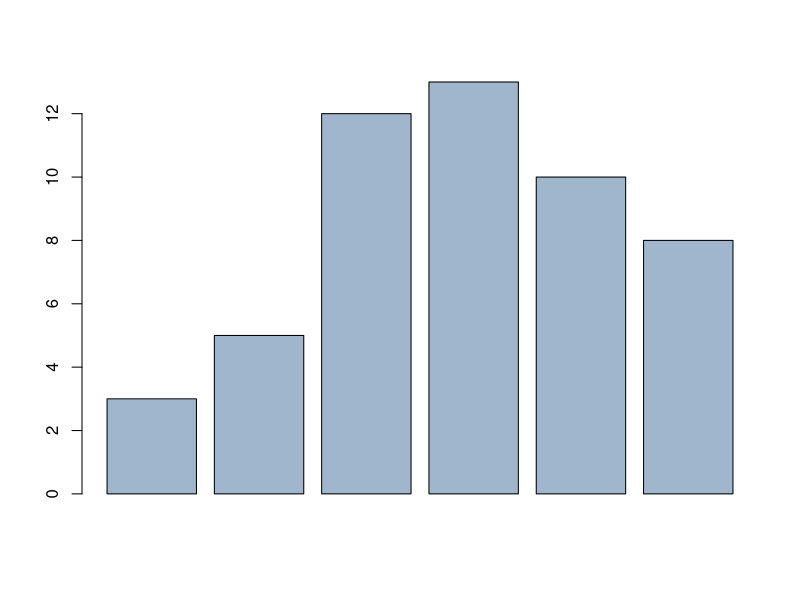
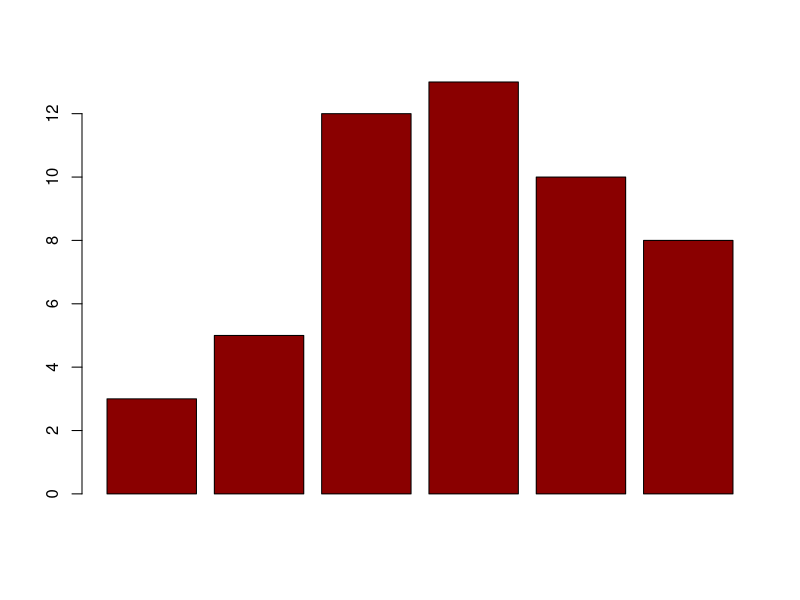
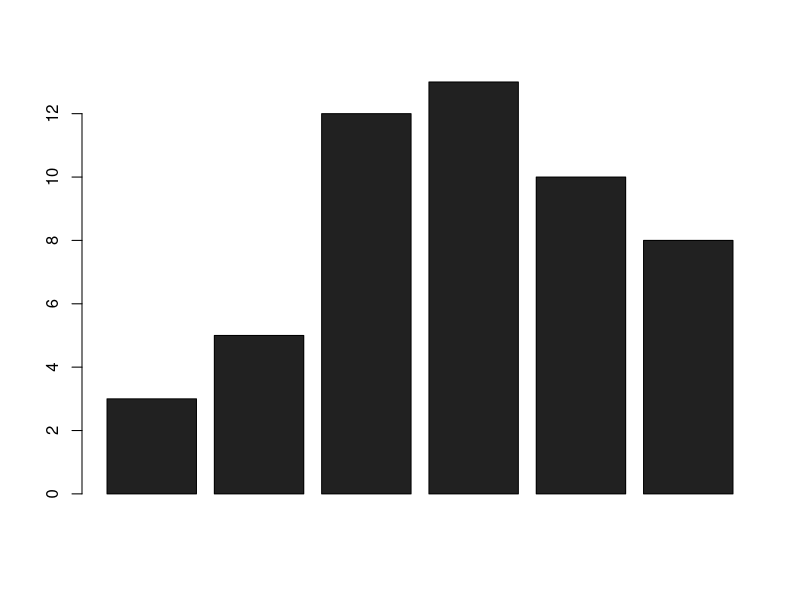
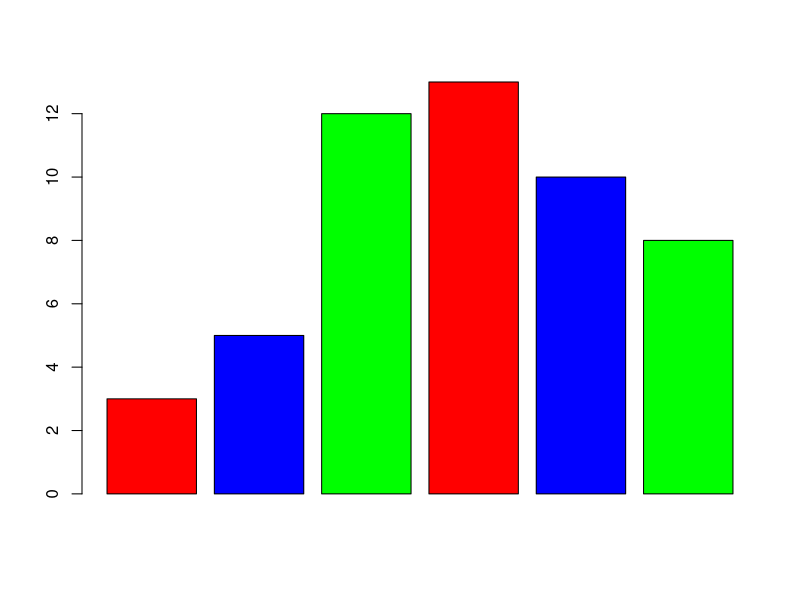
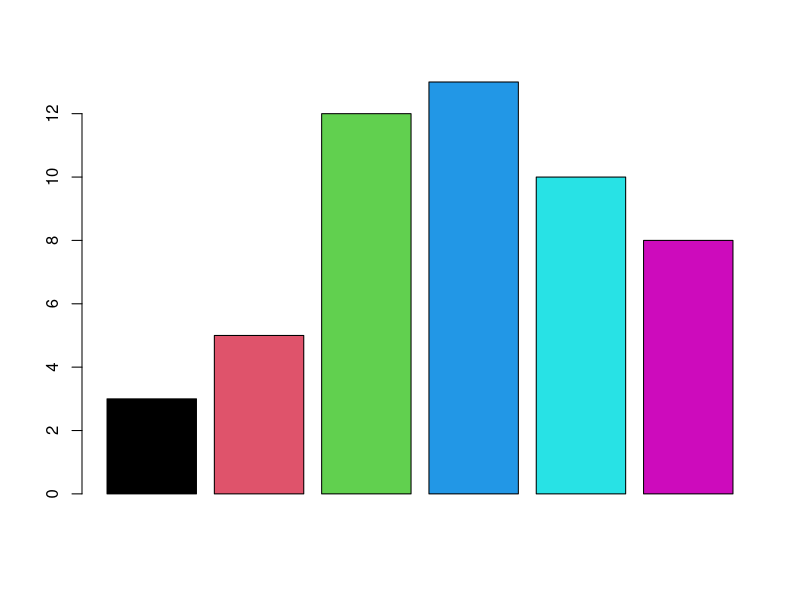
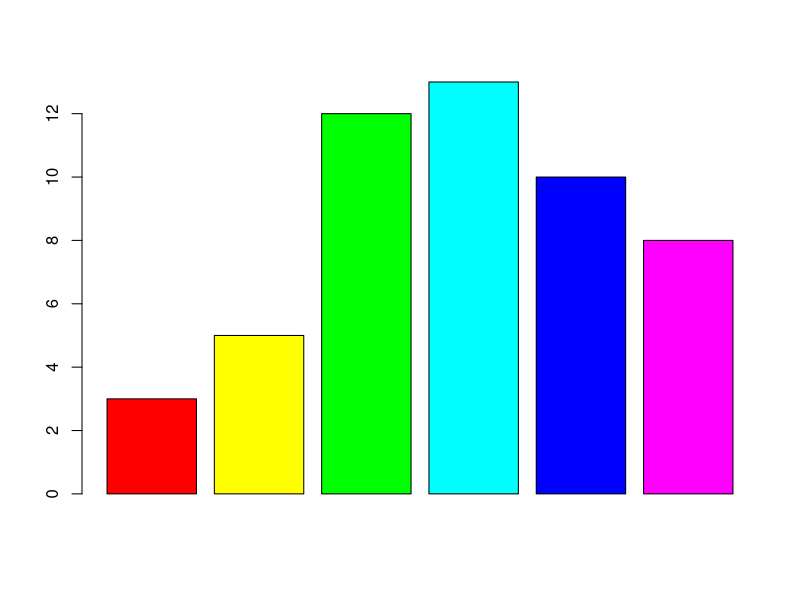
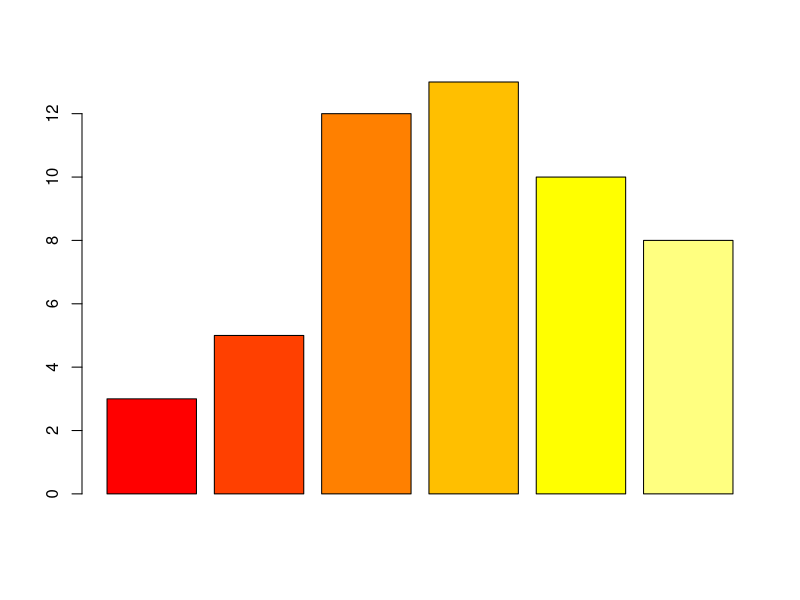
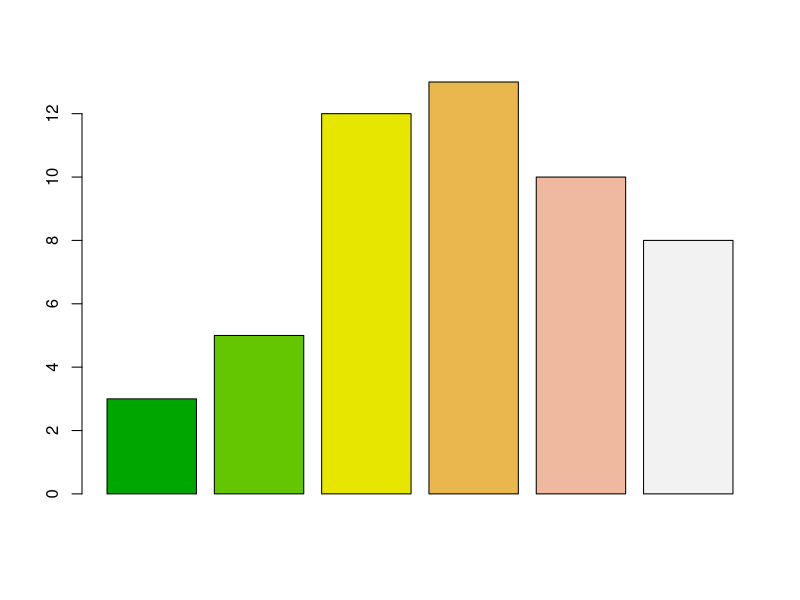

These charts were generated, in order, by the following R code:
#barplots with color

x <- c(3,5,12,13, 10, 8)
#name
barplot(x,col="slategray3")
#rgb
barplot(x, col = rgb(.54,.0,.0))
#hex
barplot(x,col="#212121")
#color cycle
barplot(x, col=c("red","blue","green"))

help(package = colorspace)
palette()
barplot(x, col = 1:6)
barplot(x, col = rainbow(6))
barplot(x, col = heat.colors(6))
barplot(x, col = terrain.colors(6))
barplot(x, col = topo.colors(6))
barplot(x, col = cm.colors(6))
palette("default")  # Return to default

rm(list = ls())  # Clean up